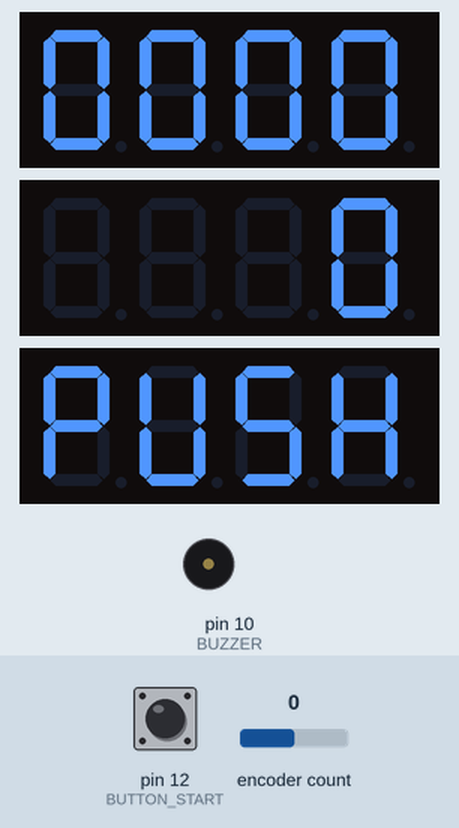
A sketch run on a simulated Arduino Uno, built with avr-gcc and run on an emulated ATmega328P. Parts: 3 × 4-digit seven-segment display, buzzer (waves = sounding, pin HIGH). The test bench sets the inputs (shaded band); at power-on: encoder count 0, pin 12 (BUTTON_START) HIGH.

Above: at 1.2 s.
1.3 s: encoder count set to -1
At 2.8 s:
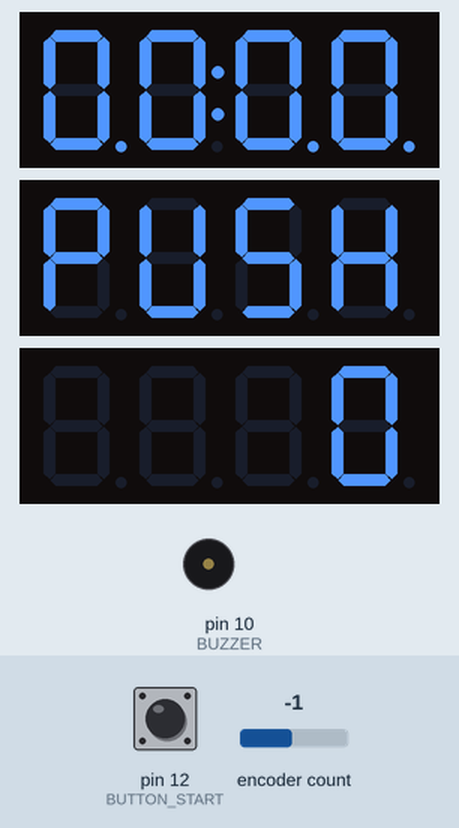
4.3 s: pin 12 (BUTTON_START) pulled LOW for 1 s
At 6.5 s:
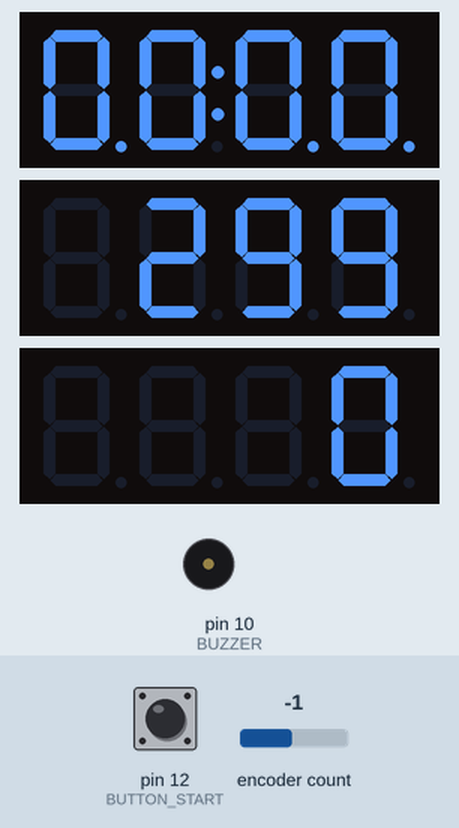
6.8 s: pin 12 (BUTTON_START) pulled LOW for 0.15 s
At 8.8 s:
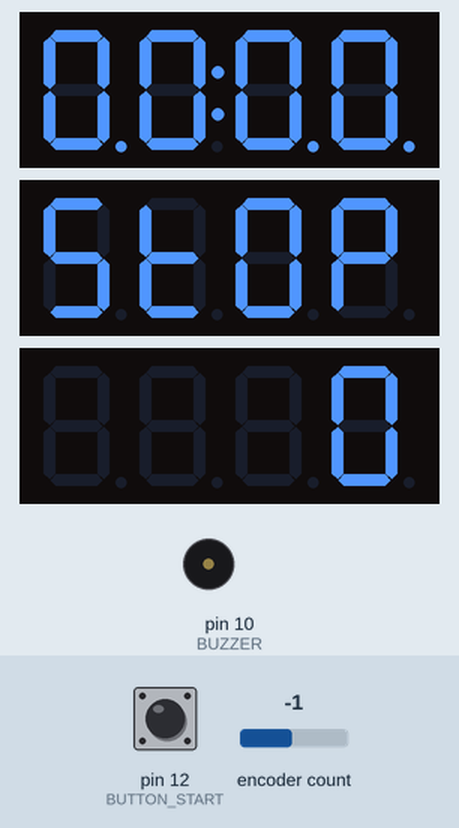
9.5 s: encoder count set to 0
At 10.8 s:
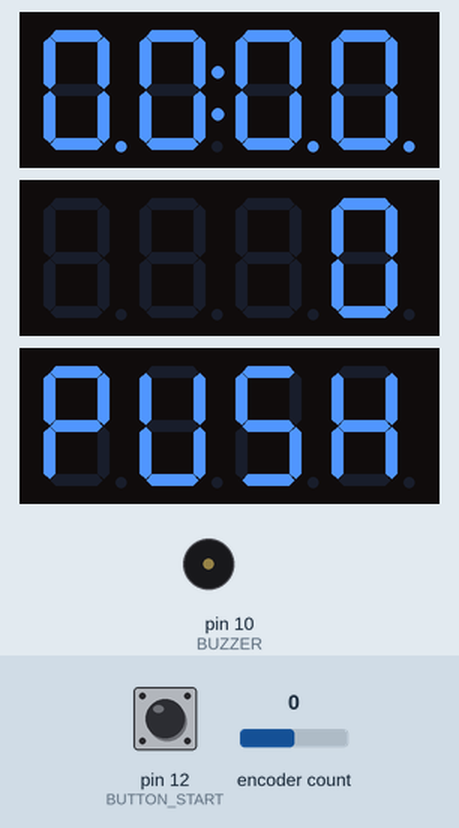
12.5 s: pin 12 (BUTTON_START) pulled LOW for 3.2 s
At 13.9 s:
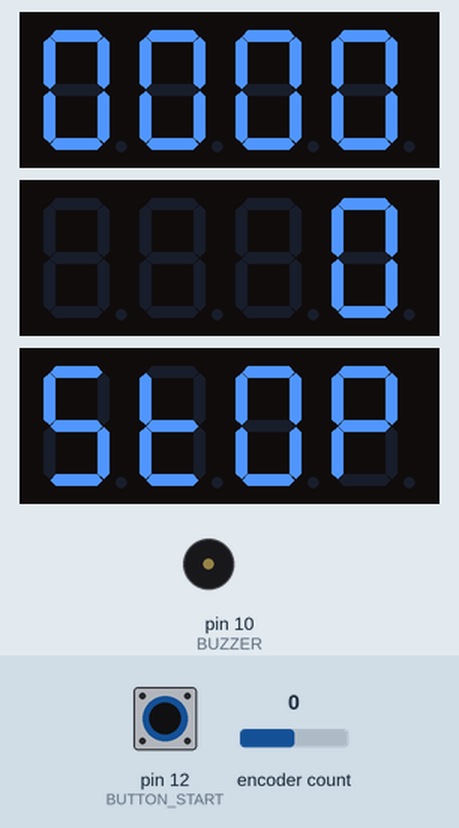
17.5 s: encoder count set to 1
At 20.4 s:
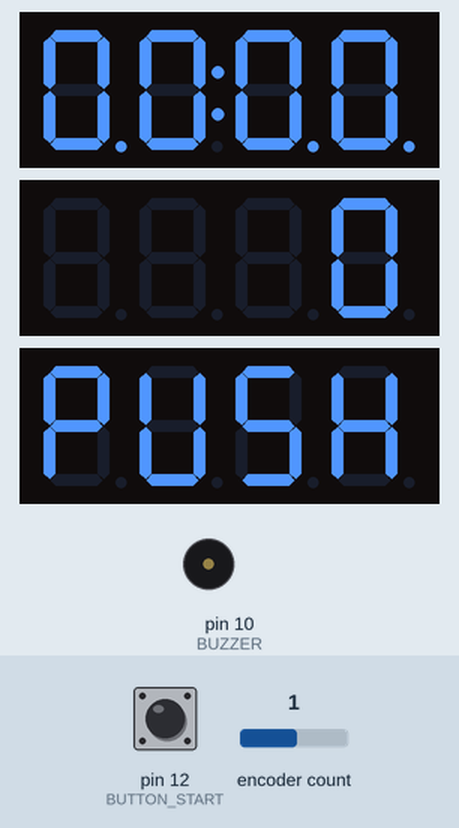
Timing chart, 0 to 21.5 s (numbered marks = the images above; inputs shaded):
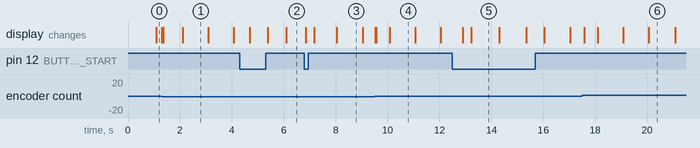

The sketch:

PomodoroTimer.ino
```cpp
#include <Arduino.h>
#include <Encoder.h>
#include <TM1637Display.h>

#include "Utilities.h"

#define CLK_YELLOW 4
#define DIO_YELLOW 5

#define CLK_BLUE 6
#define DIO_BLUE 7

#define CLK_RED 8
#define DIO_RED 9

#define BUTTON_START 12      // Start/Stop Push Button
#define ROTARY_OUTA 2
#define ROTARY_OUTB 3

#define BUZZER 10

#define CONST_WORK 1500
#define CONST_REST 300

//Words definitions

const uint8_t SEG_DONE[] = {
	SEG_B | SEG_C | SEG_D | SEG_E | SEG_G,           // d
	SEG_A | SEG_B | SEG_C | SEG_D | SEG_E | SEG_F,   // O
	SEG_C | SEG_E | SEG_G,                           // n
	SEG_A | SEG_D | SEG_E | SEG_F | SEG_G            // E
	};

const uint8_t SEG_PUSH[] = {
	SEG_E | SEG_F | SEG_A | SEG_B | SEG_G,           // p
	SEG_F | SEG_E | SEG_D | SEG_C | SEG_B,           // u
	SEG_A | SEG_F | SEG_G | SEG_C | SEG_D,           // s
	SEG_F | SEG_G | SEG_B | SEG_E | SEG_C            // h
	};

const uint8_t SEG_STOP[] = {
	SEG_A | SEG_F | SEG_G | SEG_C | SEG_D,          // s
	SEG_F | SEG_E | SEG_D | SEG_G,                  // t
	SEG_A | SEG_B | SEG_C | SEG_D | SEG_E | SEG_F,  // o
	SEG_E | SEG_F | SEG_A | SEG_B | SEG_G,          // p
	};


int oldEncoderValue;
Encoder encoder(ROTARY_OUTA, ROTARY_OUTB);

TM1637Display displayYellow(CLK_YELLOW, DIO_YELLOW);
TM1637Display displayBlue(CLK_BLUE, DIO_BLUE);
TM1637Display displayRed(CLK_RED, DIO_RED);

TM1637Display *currentDisplay = NULL;

workingStates currentState = STATE_WAITING_FOR_WORK;
workingStates pausedState = STATE_WORKING;

int workSeconds;
int restSeconds;
int pausedSeconds;
int totalTime = 0;
int auxTime = 0;
int encoderValue;

int *timeToCount;
int brightness = 5;

void setup() {

  workSeconds = CONST_WORK;
  restSeconds = CONST_REST;


  pinMode(BUTTON_START, INPUT_PULLUP);
  pinMode(BUZZER, OUTPUT);

  displayYellow.setBrightness(brightness);
  displayBlue.setBrightness(brightness);
  displayRed.setBrightness(brightness);

  displayYellow.showNumberDec(0, false);
  displayBlue.showNumberDec(0, false);
  displayRed.showNumberDec(0, false);

}

void loop() {
  // put your main code here, to run repeatedly:

    if ((millis()/1000)%2 == 0)
    {
      displayYellow.showNumberDecEx(totalTime/3600, 0b11100000, true, 2, 0);
      displayYellow.showNumberDecEx((totalTime / 60) % 60, 0b11100000, true, 2, 2);
    }
    else
    {
      displayYellow.showNumberDecEx(totalTime/3600, 0, true, 2, 0);
      displayYellow.showNumberDecEx((totalTime / 60) % 60, 0, true, 2, 2);
    }

    switch (currentState)
    {
      case STATE_PAUSED:
        paused();
        break;

      case STATE_WORKING:
        working(&workSeconds);
        break;

      case STATE_WAITING_FOR_REST:
        waitingForRest();
        break;

      case STATE_RESTING:
        resting(&restSeconds);
        break;

      case STATE_WAITING_FOR_WORK:
        waitingForWork();
        break;

      default:
        break;
    }

    encoderValue = (encoder.read()/4);

    if (encoderHasChanged(encoderValue))
    {

        if (encoderHasIncreased(encoderValue) && (currentState == STATE_PAUSED || currentState == STATE_WAITING_FOR_REST || currentState == STATE_WAITING_FOR_WORK))
        {
          displayBlue.showNumberDec(0000, false);
          currentState = STATE_WAITING_FOR_WORK;
        }
        else if (!encoderHasIncreased(encoderValue) && (currentState == STATE_PAUSED || currentState == STATE_WAITING_FOR_REST || currentState == STATE_WAITING_FOR_WORK))
        {
          displayRed.showNumberDec(0000, false);
          currentState = STATE_WAITING_FOR_REST;
        }

        oldEncoderValue = encoderValue;
    }
}


//*******************************************************************************
//*******************************************************************************
//*******************************************************************************

//Encoder Functions
bool encoderHasChanged(int encoderValue)
{
    if (encoderValue != oldEncoderValue)
        return true;
    else
        return false;
}

bool encoderHasIncreased(int encoderValue)
{
    if (encoderValue < oldEncoderValue)
        return false;
    else
        return true;
}


//*******************************************************************************
//*******************************************************************************
//*******************************************************************************

void paused()
{
  countSeconds(auxTime, auxTime);

  if (digitalRead(BUTTON_START) == LOW)
  {
    delay(300);
    pausedSeconds = *timeToCount;
    currentState = pausedState;
  }
}

int working(int *timeToCount)
{
  displayRed.showNumberDec(*timeToCount, false);
  countSeconds(timeToCount, &totalTime);

  if (digitalRead(BUTTON_START) == LOW)
  {
    displayRed.setSegments(SEG_STOP);
    delay(300);
    pausedSeconds = *timeToCount;
    pausedState = STATE_WORKING;
    currentState = STATE_PAUSED;
  }

  if (*timeToCount < 0)
  {
    displayRed.setSegments(SEG_DONE);
    buzzerSound(BUZZER, 10);
    currentState = STATE_WAITING_FOR_REST;
  }
}


int waitingForRest()
{
  displayBlue.setSegments(SEG_PUSH);
  countSeconds(auxTime, auxTime);
  if (digitalRead(BUTTON_START) == LOW)
  {
    delay(300);
    restSeconds = CONST_REST;
    currentState = STATE_RESTING;
  }
}


int resting(int *timeToCount)
{
  displayBlue.showNumberDec(*timeToCount, false);
  countSeconds(timeToCount, &totalTime);

  if (digitalRead(BUTTON_START) == LOW)
  {
    displayBlue.setSegments(SEG_STOP);
    delay(300);
    pausedSeconds = *timeToCount;
    pausedState = STATE_RESTING;
    currentState = STATE_PAUSED;
  }

  if (*timeToCount < 0)
  {
    displayBlue.setSegments(SEG_DONE);
    buzzerSound(BUZZER, 10);
    currentState = STATE_WAITING_FOR_WORK;
  }
}


int waitingForWork()
{
  displayRed.setSegments(SEG_PUSH);
  countSeconds(auxTime, auxTime);
  if (digitalRead(BUTTON_START) == LOW)
  {
    delay(300);
    workSeconds = CONST_WORK;
    currentState = STATE_WORKING;
  }
}

//*******************************************************************************
//*******************************************************************************
//*******************************************************************************
```

Utilities.cpp
```cpp
#include <Arduino.h>

//Counts and decrease 1 by second
unsigned long previousTime = 0;

void countSeconds(int *timeToCount, int *totalTime)
{
  if (millis() >= (previousTime))
  {
    previousTime = previousTime + 1000;  // use 100000 for uS

    if (timeToCount)
      *timeToCount = *timeToCount - 1;
      *totalTime = *totalTime + 1;
  }
}


//Emits a sound from the buzzer
void buzzerSound(int buzzerPin, int volume)
{
    analogWrite(buzzerPin, volume);
    delay(70);
    noTone(buzzerPin);
    delay(20);
    analogWrite(buzzerPin, volume);
    delay(70);
    noTone(buzzerPin);
}
```

Utilities.h
```cpp
//General utils

typedef enum{
    STATE_PAUSED,
    STATE_WORKING,
    STATE_WAITING_FOR_REST,
    STATE_RESTING,
    STATE_WAITING_FOR_WORK
}workingStates;

void countSeconds(int *timeToCount, int *totalTime);
void buzzerSound(int buzzerPin, int volume);
```

Measured:
- after the input at 1.3 s, the display: first changes at once (image 1 shows a later state)
- after the input at 4.3 s, the display: first changes after 0.40 s (image 2 shows a later state)
- after the input at 6.8 s, the display: changes after 0.05 s (image 3)
- after the input at 9.5 s, the display: first changes at once (image 4 shows a later state)
- after the input at 12.5 s, the display: first changes after 0.40 s (image 5 shows a later state)
- after the input at 17.5 s, the display: first changes after 0.08 s (image 6 shows a later state)
- what the display in image 1 shows lasts 1.0 s, from 2.1 s to 3.1 s
